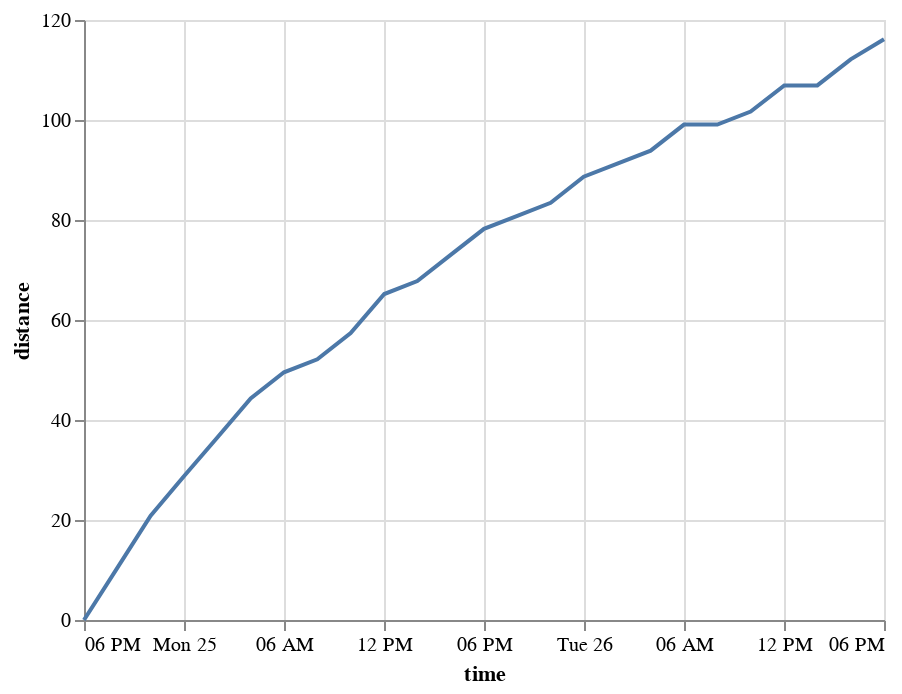

The code cell stored with this chart in its notebook:
### Code cell
alt.Chart(rich).mark_line().encode(
    x='time',
    y='distance'
)

### Figure 1 — Vega-Lite specification as saved in the notebook (floating-point values rounded to 4 significant figures)
{"config": {"view": {"continuousWidth": 400, "continuousHeight": 300}}, "data": {"name": "data-4662bf01a96d31dbd804811f9dc03146"}, "mark": "line", "encoding": {"x": {"type": "temporal", "field": "time"}, "y": {"type": "quantitative", "field": "distance"}}, "$schema": "https://vega.github.io/schema/vega-lite/v4.8.1.json", "datasets": {"data-4662bf01a96d31dbd804811f9dc03146": [{"time": "2019-03-24T18:00:00", "distance": 0.0, "runner": "Rich H.", "dsplit": 10.43, "mph": 5.215, "hour": 0, "gender": "male"}, {"time": "2019-03-24T20:00:00", "distance": 10.43, "runner": "Rich H.", "dsplit": 10.43, "mph": 5.215, "hour": 2, "gender": "male"}, {"time": "2019-03-24T22:00:00", "distance": 20.86, "runner": "Rich H.", "dsplit": 7.823, "mph": 3.911, "hour": 4, "gender": "male"}, {"time": "2019-03-24T23:59:00", "distance": 28.68, "runner": "Rich H.", "dsplit": 7.823, "mph": 3.911, "hour": 6, "gender": "male"}, {"time": "2019-03-25T02:00:00", "distance": 36.51, "runner": "Rich H.", "dsplit": 7.823, "mph": 3.911, "hour": 8, "gender": "male"}, {"time": "2019-03-25T04:00:00", "distance": 44.33, "runner": "Rich H.", "dsplit": 5.215, "mph": 2.608, "hour": 10, "gender": "male"}, {"time": "2019-03-25T06:00:00", "distance": 49.54, "runner": "Rich H.", "dsplit": 2.608, "mph": 1.304, "hour": 12, "gender": "male"}, {"time": "2019-03-25T08:00:00", "distance": 52.15, "runner": "Rich H.", "dsplit": 5.215, "mph": 2.608, "hour": 14, "gender": "male"}, {"time": "2019-03-25T10:00:00", "distance": 57.37, "runner": "Rich H.", "dsplit": 7.823, "mph": 3.911, "hour": 16, "gender": "male"}, {"time": "2019-03-25T12:01:00", "distance": 65.19, "runner": "Rich H.", "dsplit": 2.608, "mph": 1.304, "hour": 18, "gender": "male"}, {"time": "2019-03-25T14:00:00", "distance": 67.8, "runner": "Rich H.", "dsplit": 5.215, "mph": 2.608, "hour": 20, "gender": "male"}, {"time": "2019-03-25T16:00:00", "distance": 73.01, "runner": "Rich H.", "dsplit": 5.215, "mph": 2.608, "hour": 22, "gender": "male"}, {"time": "2019-03-25T18:00:00", "distance": 78.23, "runner": "Rich H.", "dsplit": 2.608, "mph": 1.304, "hour": 24, "gender": "male"}, {"time": "2019-03-25T20:00:00", "distance": 80.84, "runner": "Rich H.", "dsplit": 2.608, "mph": 1.304, "hour": 26, "gender": "male"}, {"time": "2019-03-25T22:00:00", "distance": 83.44, "runner": "Rich H.", "dsplit": 5.215, "mph": 2.608, "hour": 28, "gender": "male"}, {"time": "2019-03-25T23:59:00", "distance": 88.66, "runner": "Rich H.", "dsplit": 2.608, "mph": 1.304, "hour": 30, "gender": "male"}, {"time": "2019-03-26T02:00:00", "distance": 91.27, "runner": "Rich H.", "dsplit": 2.608, "mph": 1.304, "hour": 32, "gender": "male"}, {"time": "2019-03-26T04:00:00", "distance": 93.87, "runner": "Rich H.", "dsplit": 5.215, "mph": 2.608, "hour": 34, "gender": "male"}, {"time": "2019-03-26T08:00:00", "distance": 99.09, "runner": "Rich H.", "dsplit": 0.0, "mph": 0.0, "hour": 38, "gender": "male"}, {"time": "2019-03-26T06:00:00", "distance": 99.09, "runner": "Rich H.", "dsplit": 2.608, "mph": 1.304, "hour": 36, "gender": "male"}, {"time": "2019-03-26T10:00:00", "distance": 101.7, "runner": "Rich H.", "dsplit": 5.215, "mph": 2.608, "hour": 40, "gender": "male"}, {"time": "2019-03-26T14:00:00", "distance": 106.9, "runner": "Rich H.", "dsplit": 0.0, "mph": 0.0, "hour": 44, "gender": "male"}, {"time": "2019-03-26T12:01:00", "distance": 106.9, "runner": "Rich H.", "dsplit": 5.215, "mph": 2.608, "hour": 42, "gender": "male"}, {"time": "2019-03-26T16:00:00", "distance": 112.1, "runner": "Rich H.", "dsplit": 4.008, "mph": 2.004, "hour": 46, "gender": "male"}, {"time": "2019-03-26T18:00:00", "distance": 116.1, "runner": "Rich H.", "dsplit": null, "mph": null, "hour": 48, "gender": "male"}]}}
